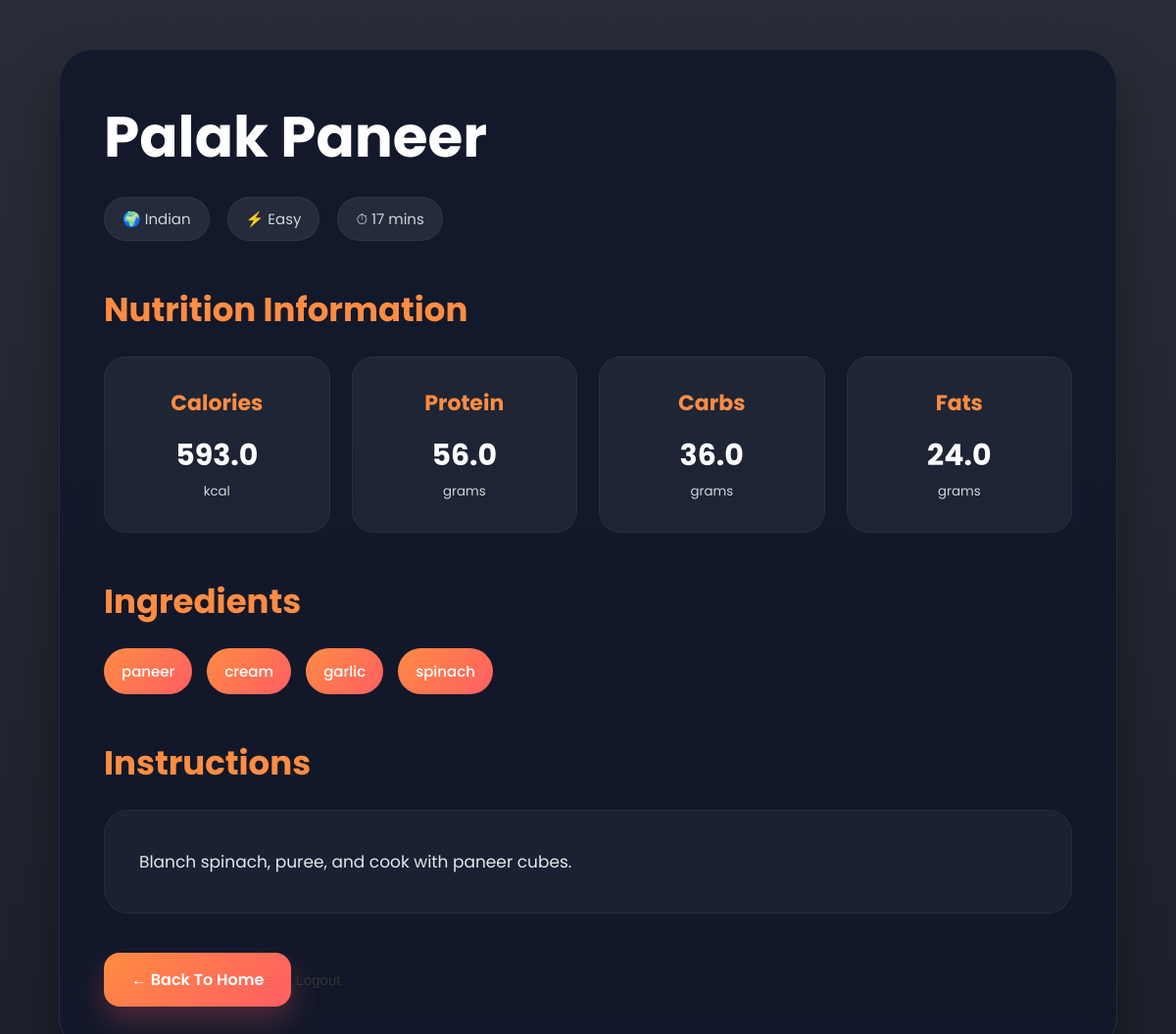
Page /recipe/656/ on the earlier database version.
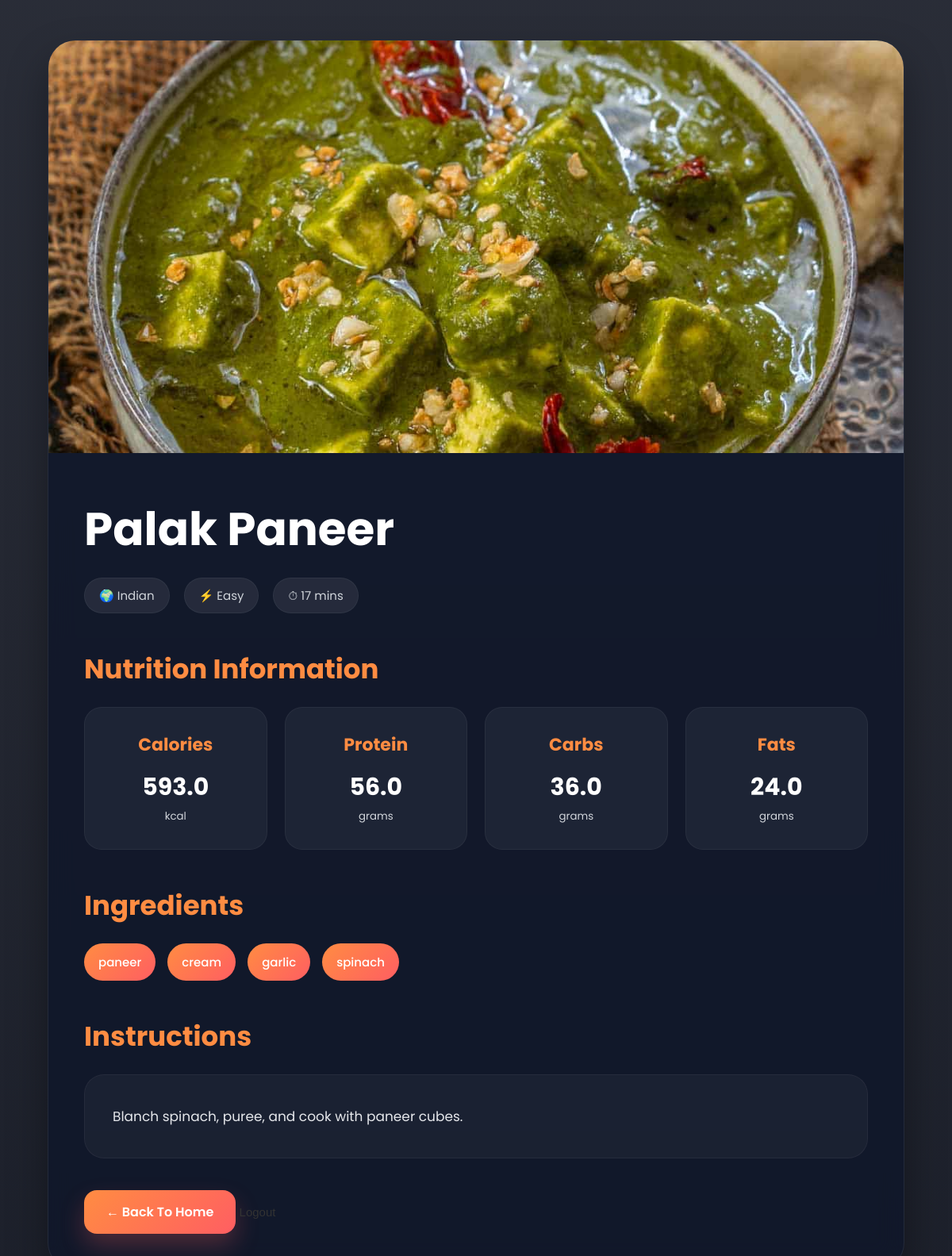
Same page on the later database version.
### recipes/models.py (models this page shows, shortened)
class Recipe(models.Model):
    name = models.CharField(max_length=200)
    ingredients = models.ManyToManyField(Ingredient)
    instructions = models.TextField()
    cooking_time = models.IntegerField()
    difficulty = models.CharField(max_length=50)
    cuisine = models.CharField(
    max_length=100,
    null=True,
    blank=True)
    image = models.ImageField(upload_to='recipe_images/', null=True, blank=True)
    user = models.ForeignKey(User, on_delete=models.CASCADE, null=True, blank=True)
    popularity_score = models.IntegerField(default=0)

class Nutrition(models.Model):
    recipe = models.OneToOneField(Recipe, on_delete=models.CASCADE)
    calories = models.FloatField()
    protein = models.FloatField()
    carbs = models.FloatField()
    fats = models.FloatField()

class Ingredient(models.Model):
    name = models.CharField(max_length=100)

### recipes/views.py (the view)
def recipe_detail(request, recipe_id):
    recipe = get_object_or_404(
        Recipe,
        id=recipe_id
    )
    nutrition = Nutrition.objects.filter(
        recipe=recipe
    ).first()
    return render(
        request,
        'recipe_detail.html',
        {
            'recipe': recipe,
            'nutrition': nutrition
        }
    )

### recipes/templates/recipe_detail.html (shortened to what this page needs)
<!DOCTYPE html>
<html lang="en">
<head>
</head>
<body>
    <div class="container">
        <div class="recipe-box">
            {% if recipe.image %}
                <img
                    src="{{ recipe.image.url }}"
                    class="recipe-image"
                >
            {% endif %}
            <div class="recipe-content">
                <h1>
                    {{ recipe.name }}
                </h1>
                <div class="meta">
                    <span>
                        🌍 {{ recipe.cuisine }}
                    </span>
                    <span>
                        ⚡ {{ recipe.difficulty }}
                    </span>
                    <span>
                        ⏱ {{ recipe.cooking_time }} mins
                    </span>
                </div>
                <div class="section">
                    <h2>
                        Nutrition Information
                    </h2>
                    {% if nutrition %}
                    <div class="nutrition-grid">
                        <div class="nutrition-card">
                            <h3>Calories</h3>
                            <p>
                                {{ nutrition.calories }}
                            </p>
                            <small>kcal</small>
                        </div>
                        <div class="nutrition-card">
                            <h3>Protein</h3>
                            <p>
                                {{ nutrition.protein }}
                            </p>
                            <small>grams</small>
                        </div>
                        <div class="nutrition-card">
                            <h3>Carbs</h3>
                            <p>
                                {{ nutrition.carbs }}
                            </p>
                            <small>grams</small>
                        </div>
                        <div class="nutrition-card">
                            <h3>Fats</h3>
                            <p>
                                {{ nutrition.fats }}
                            </p>
                            <small>grams</small>
                        </div>
                    </div>
                    {% endif %}
                </div>
                <div class="section">
                    <h2>
                        Ingredients
                    </h2>
                    <div class="ingredient-list">
                        {% for ingredient in recipe.ingredients.all %}
                            <div class="ingredient-item">
                                {{ ingredient.name }}
                            </div>
                        {% endfor %}
                    </div>
                </div>
                <div class="section">
                    <h2>
                        Instructions
                    </h2>
                    <div class="instructions">
                        {{ recipe.instructions }}
                    </div>
                </div>
                <a
                    href="/"
                    class="back-btn"
                >
                    ← Back To Home
                </a>
                <form
    action="/logout/"
    method="POST"
    style="display:inline;"
>
    <button
        type="submit"
        class="logout-btn"
    >
        Logout
    </button>
</form>
        </div>
    </div>
</body>
</html>

### recipes/templates/recipe_detail.html (style rules this page uses)
* { margin:0; padding:0; box-sizing:border-box; }
body { font-family:'Poppins',sans-serif; background: linear-gradient( rgba(4,8,20,0.85), rgba(4,8,20,0.9) ), url('https://images.unsplash.com/photo-1498837167922-ddd27525d352?q=80&w=1800&auto=format&fit=crop'); background-size:cover; background-position:center; background-attachment:fixed; color:white; min-height:100vh; padding:50px 0; }
.container { width:90%; max-width:1400px; margin:auto; }
.recipe-box { background: rgba(15,23,42,0.82); backdrop-filter:blur(16px); border-radius:35px; overflow:hidden; border:1px solid rgba(255,255,255,0.08); box-shadow: 0 25px 50px rgba(0,0,0,0.35); animation:fadeUp 0.8s ease; }
.recipe-image { width:100%; height:520px; object-fit:cover; transition:0.5s ease; }
.recipe-content { padding:45px; }
h1 { font-size:58px; margin-bottom:18px; color:white; }
.meta { display:flex; gap:18px; flex-wrap:wrap; margin-bottom:35px; }
.meta span { background: rgba(255,255,255,0.08); padding:10px 18px; border-radius:30px; font-size:15px; color:#d1d5db; border:1px solid rgba(255,255,255,0.05); }
.section { margin-top:45px; }
.section h2 { font-size:34px; margin-bottom:22px; color:#ff8c42; }
.nutrition-grid { display:grid; grid-template-columns: repeat(auto-fit,minmax(220px,1fr)); gap:22px; }
.nutrition-card { background: rgba(255,255,255,0.05); border-radius:22px; padding:30px; text-align:center; border:1px solid rgba(255,255,255,0.05); transition:0.35s ease; }
.nutrition-card h3 { color:#ff8c42; margin-bottom:15px; font-size:22px; }
.nutrition-card p { font-size:30px; font-weight:700; color:white; }
.nutrition-card small { color:#d1d5db; }
.ingredient-list { display:flex; flex-wrap:wrap; gap:15px; }
.ingredient-item { background: linear-gradient( 135deg, #ff8c42, #ff5e62 ); padding:12px 18px; border-radius:30px; font-size:15px; font-weight:500; transition:0.3s ease; }
.instructions { background: rgba(255,255,255,0.04); padding:35px; border-radius:25px; line-height:2; color:#e5e7eb; font-size:17px; border:1px solid rgba(255,255,255,0.05); }
.back-btn { display:inline-block; margin-top:40px; padding:15px 28px; border-radius:16px; background: linear-gradient( 135deg, #ff8c42, #ff5e62 ); color:white; text-decoration:none; font-weight:600; transition:0.35s ease; box-shadow: 0 15px 30px rgba(255,94,98,0.25); }
.logout-btn { background:none; border:none; cursor:pointer; color:#333; font-weight:500; font-size:15px; transition:0.3s; }

Differences in the rows shown:
changed Recipe "Palak Paneer": image: picture added
